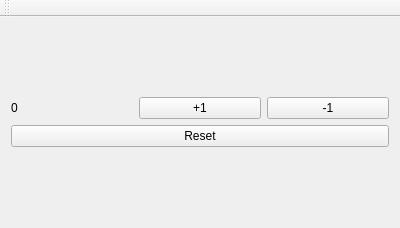
<?xml version="1.0" encoding="UTF-8"?>
<ui version="4.0">
 <class>MainWindow</class>
 <widget class="QMainWindow" name="MainWindow">
  <property name="geometry">
   <rect>
    <x>0</x>
    <y>0</y>
    <width>400</width>
    <height>228</height>
   </rect>
  </property>
  <property name="windowTitle">
   <string>MainWindow</string>
  </property>
  <widget class="QWidget" name="centralWidget">
   <layout class="QVBoxLayout" name="verticalLayout_2">
    <item>
     <layout class="QVBoxLayout" name="verticalLayout">
      <item>
       <layout class="QHBoxLayout" name="horizontalLayout">
        <property name="sizeConstraint">
         <enum>QLayout::SetDefaultConstraint</enum>
        </property>
        <item>
         <widget class="QLabel" name="label">
          <property name="text">
           <string>0</string>
          </property>
         </widget>
        </item>
        <item>
         <widget class="QPushButton" name="btn_1">
          <property name="text">
           <string>+1</string>
          </property>
         </widget>
        </item>
        <item>
         <widget class="QPushButton" name="btn_2">
          <property name="text">
           <string>-1</string>
          </property>
         </widget>
        </item>
       </layout>
      </item>
      <item>
       <widget class="QPushButton" name="btn_reset">
        <property name="text">
         <string>Reset</string>
        </property>
       </widget>
      </item>
     </layout>
    </item>
   </layout>
  </widget>
  <widget class="QMenuBar" name="menuBar">
   <property name="geometry">
    <rect>
     <x>0</x>
     <y>0</y>
     <width>400</width>
     <height>21</height>
    </rect>
   </property>
  </widget>
  <widget class="QToolBar" name="mainToolBar">
   <attribute name="toolBarArea">
    <enum>TopToolBarArea</enum>
   </attribute>
   <attribute name="toolBarBreak">
    <bool>false</bool>
   </attribute>
  </widget>
 </widget>
 <layoutdefault spacing="6" margin="11"/>
 <tabstops>
  <tabstop>btn_1</tabstop>
  <tabstop>btn_2</tabstop>
 </tabstops>
 <resources/>
 <connections/>
</ui>
